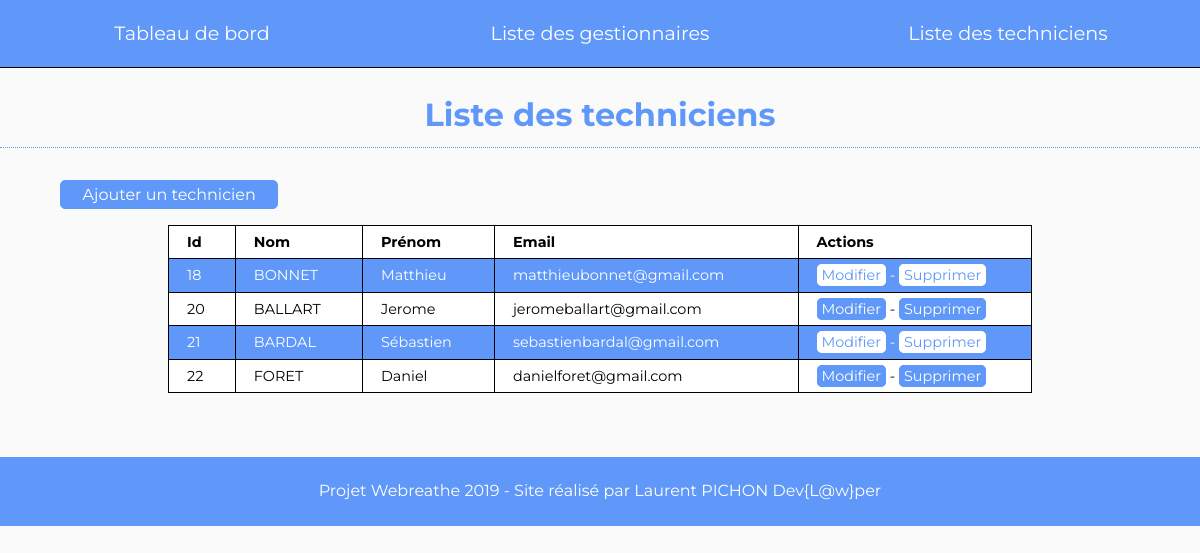
The app's page /liste-user.php?role=technicien (signed in) with its own data.
### tables this page shows
CREATE TABLE IF NOT EXISTS `gm_users` (
  `id` int(11) NOT NULL AUTO_INCREMENT,
  `nom` varchar(100) NOT NULL,
  `prenom` varchar(100) NOT NULL,
  `email` varchar(100) NOT NULL,
  `mdp` varchar(250) NOT NULL,
  `role_id` int(11) NOT NULL,
  PRIMARY KEY (`id`),
  UNIQUE KEY `email` (`email`),
  KEY `role-id` (`role_id`)
);

### src/liste-user.php (called while the page is built, shortened)
<?php
$bdd=connectBdd();
if ($_GET['role']=='gestionnaire') {
    $query=$bdd->prepare(
        'SELECT gm_users.id,nom,prenom,email,role
        FROM gm_users
        INNER JOIN gm_roles
        ON gm_roles.id=gm_users.role_id
        WHERE role=?');
    $query->execute(array('gestionnaire'));
    $gestionnaires=$query->fetchAll();
}
elseif ($_GET['role']=='technicien') {
    $query=$bdd->prepare(
        'SELECT gm_users.id,nom,prenom,email,role
        FROM gm_users
        INNER JOIN gm_roles
        ON gm_roles.id=gm_users.role_id
        WHERE role=?');
    $query->execute(array('technicien'));
    $techniciens=$query->fetchAll();
}
include 'layout.phtml';

### src/templates/liste-user.phtml (the view, shortened to what this page needs)
<?php if ($_GET['role']=='gestionnaire'):?>
<h1>Liste des gestionnaires</h1>
<section class="container">
    <a class="btn ib" href="ajout-user.php?role=gestionnaire">Ajouter un gestionnaire</a>
    <?php elseif ($_GET['role']=='technicien'):?>
    <h1>Liste des techniciens</h1>
    <section class="container">
        <a class="btn ib" href="ajout-user.php?role=technicien">Ajouter un technicien</a>
        <?php endif;?>
        <table class="table tableList">
            <thead>
                <tr>
                    <th>Id</th>
                    <th>Nom</th>
                    <th>Prénom</th>
                    <th>Email</th>
                    <th>Actions</th>
                </tr>
            </thead>
            <tbody>
                <?php if ($_GET['role']=='gestionnaire'):?>
                <?php foreach($gestionnaires as $gestionnaire):?>
                <tr class="<?= $gestionnaire['id'] ?>">
                    <td><?= $gestionnaire['id'] ?></td>
                    <td><?= $gestionnaire['nom'] ?></td>
                    <td><?= $gestionnaire['prenom'] ?></td>
                    <td><?= $gestionnaire['email'] ?></td>
                    <td>
                        <a class="btn" href="modif-user.php?id=<?=$gestionnaire['id'] ?>&amp;role=gestionnaire">Modifier</a> -
                        <span class="supprUser btn" data-id="<?= $gestionnaire['id'] ?>">Supprimer</span>
                    </td>
                </tr>
                <?php endforeach; ?>
                <?php elseif ($_GET['role']=='technicien'):?>
                <?php foreach($techniciens as $technicien):?>
                <tr class="<?= $technicien['id'] ?>">
                    <td><?= $technicien['id'] ?></td>
                    <td><?= $technicien['nom'] ?></td>
                    <td><?= $technicien['prenom'] ?></td>
                    <td><?= $technicien['email'] ?></td>
                    <td>
                        <a class="btn" href="modif-user.php?id=<?=$technicien['id'] ?>&amp;role=technicien">Modifier</a> -
                        <span class="supprUser btn" data-id="<?= $technicien['id'] ?>">Supprimer</span>
                    </td>
                </tr>
                <?php endforeach; ?>
                <?php endif;?>
            </tbody>
        </table>
    </section>

### src/css/style.css (style rules this page uses)
html, body, div, span, applet, object, iframe, h1, h2, h3, h4, h5, h6, p, blockquote, pre, a, abbr, acronym, address, big, cite, code, del, dfn, em, img, ins, kbd, q, s, samp, small, strike, strong, sub, sup, tt, var, b, u, i, center, dl, dt, dd, ol, ul, li, fieldset, form, label, legend, table, caption, tbody, tfoot, thead, tr, th, td, article, aside, canvas, details, embed, figure, figcaption, footer, header, hgroup, menu, nav, output, ruby, section, summary, time, mark, audio, video { margin: 0; padding: 0; border: 0; vertical-align: baseline; }
article, aside, details, figcaption, figure, footer, header, hgroup, menu, nav, section { display: block; }
body { line-height: 1; }
table { border-collapse: collapse; border-spacing: 0; }
* { box-sizing: border-box; }
body { font-family: 'Montserrat', sans-serif; font-size: 1rem; margin: 0; background-color: #FAFAFA; }
h1 { text-align: center; color: #5F98F9; border-bottom: 1px dotted #5F98F9; margin-bottom: 2rem; padding-bottom: 1rem; }
.container { width: 90%; margin-left: auto; margin-right: auto; }
a { text-decoration: none; }
.btn { cursor: pointer; text-align: center; padding: 0.5% 2%; border-radius: 5px; color: #FFF; border: 1px solid #5F98F9; background: #5F98F9; transition: all 0.3s; }
.ib { display: inline-block; margin-bottom: 1rem; }
section { margin-bottom: 2rem; }
table.table { width: 80%; background-color: #FFF; border-collapse: collapse; font-size: 0.9em; text-align: left; margin-bottom: 2rem; }
table.tableList { margin: 0 auto 2rem auto; }
table tbody tr:nth-child(odd) { background-color: #5F98F9; color: #FFF; }
table tbody tr:nth-child(odd) .btn { cursor: pointer; text-align: center; padding: 0.5% 2%; border-radius: 5px; color: #5F98F9; border: 1px solid #FFF; background: #FFF; transition: all 0.3s; }
th, td { padding: 9px 18px; border: 1px solid #000; }

### records on screen
gm_users: id "18", nom "BONNET", prenom "Matthieu", email "matthieubonnet@gmail.com"
gm_users: id "20", nom "BALLART", prenom "Jerome", email "jeromeballart@gmail.com"
gm_users: id "21", nom "BARDAL", prenom "Sébastien", email "sebastienbardal@gmail.com"
gm_users: id "22", nom "FORET", prenom "Daniel", email "danielforet@gmail.com"
